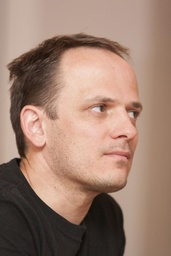
#> input picture pics/1.JPG, 171 x 256 px, shrunk from 701 x 1052 before the run
$ python circular_LBP.py
#> lines starting #> are read from the running program, lines starting #| are printed output that depends on the picture
#> further down, img is the input picture: shape (256, 171, 3); mean R, G, B 156.8, 127.4, 112.1
#| (256, 171, 3)
from PIL import Image
import numpy as np

def rgb2gray(img):
    r = img[:,:,0]
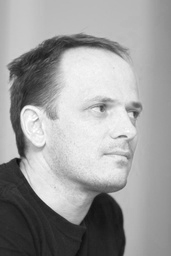
#> r: shape (256, 171); min 10, max 255, mean 156.8
    g = img[:,:,1]
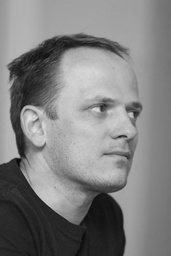
#> g: shape (256, 171); min 3, max 230, mean 127.4
    b = img[:,:,2]
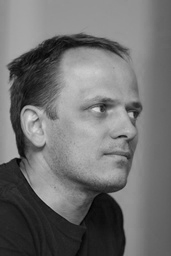
#> b: shape (256, 171); min 0, max 223, mean 112.1

    gray = 0.3 * r + 0.59 * g + 0.11 * b
    return gray

# 旋转不变的圆形LBP算法
def circular_LBP(img, R, P): # 参数: 原始图像img，半径R，采样点个数P
#> called with R = 3, P = 8
    h, w = img.shape
#> h = 256; w = 171
    img_LBP = np.zeros(img.shape, dtype = img.dtype)
    for row in range(R, h-R):
        for col in range(R, w-R):
            LBP_str = []
            for p in range(P): # 遍历全部采样点
                # 计算采样点的坐标(浮点数)
                x_p = row + R * np.cos(2 * np.pi * p / P)
                y_p = col + R * np.sin(2 * np.pi * p / P)
                # print(x_p, y_p)

                x_1 = int(np.floor(x_p))
                y_1 = int(np.floor(y_p)) # floor是向下取整
                x_2 = min(x_1 + 1, h - 1)
                y_2 = min(y_1 + 1, w - 1) # 防止超出原图的尺寸

                # 双线性插值求出这个采样点的像素值
                value0 = (x_2 - x_p) * img[x_1, y_1] + (x_p - x_1) * img[x_2, y_1]
                value1 = (x_2 - x_p) * img[x_1, y_2] + (x_p - x_1) * img[x_2, y_2,]
                temp = int((y_2 - y_p) * value0 + (y_p - y_1) * value1)

                # 与窗口中心坐标的像素值进行比较
                if temp >= img[row, col]:
                    LBP_str.append(1)
                else:
                    LBP_str.append(0)

            # print(LBP_str)
            LBP_str = ''.join('%s' %id for id in LBP_str)

            # 旋转不变性
            Min = int(LBP_str, 2) # 转换为十进制数，作为Min的初始值
            for i in range(len(LBP_str)):
                t = LBP_str[i::] + LBP_str[:i]
                # print(t, int(t, 2))
                Min = min(int(t, 2), Min)

            img_LBP[row, col] = Min
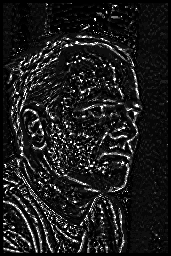
#> img_LBP: shape (256, 171) float64; min 0, max 255, mean 28.8

    return img_LBP

if __name__ == "__main__":
    img = np.array(Image.open("./pics/1.JPG"))
    print(img.shape)
    img = rgb2gray(img)
    img = circular_LBP(img, 3, 8)
    Image.fromarray(np.uint8(img)).save('./pics/3.JPG')
